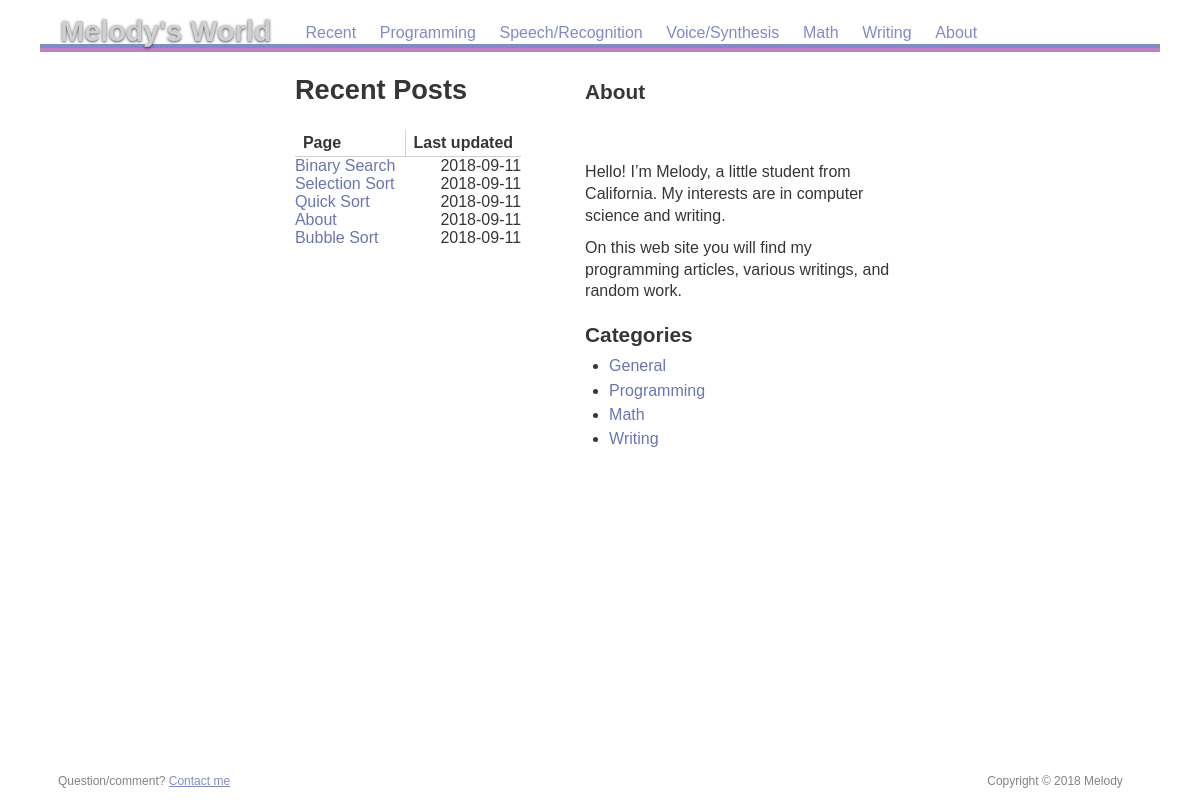
Before: /recent with the older database file.
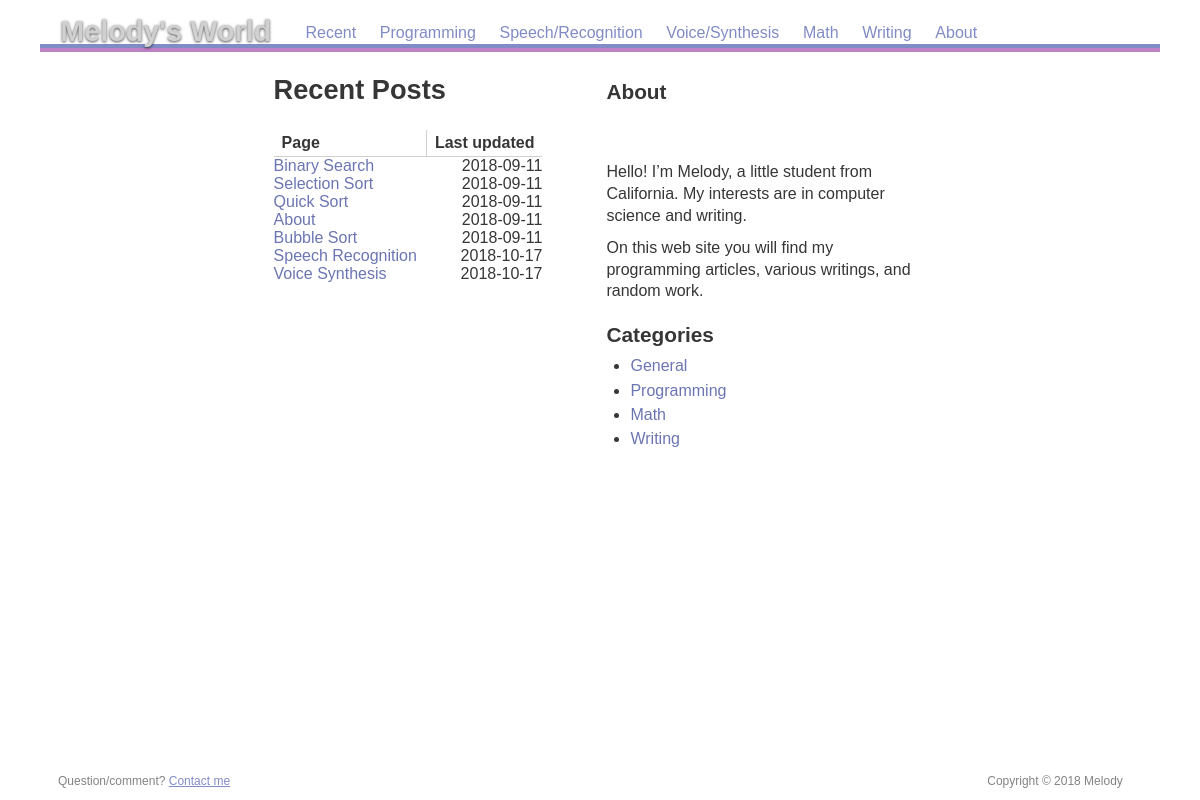
After: the same page with the newer database file.
### app/models.py (models this page shows, shortened)
class Post(db.Model):
    __tablename__ = "posts"
    id = db.Column(db.Integer, primary_key=True)
    title = db.Column(db.String, nullable=False)
    slug = db.Column(db.String(255), nullable=False)
    body  = db.Column(db.String,unique=True, nullable=False)
    created_on = db.Column(db.DateTime(), default=datetime.utcnow)
    updated_on = db.Column(db.DateTime(), default=datetime.utcnow, onupdate=datetime.utcnow)
    category_id = db.Column(db.Integer, db.ForeignKey('categories.id'))

### app/__init__.py (the view)
@app.route("/recent")
def recent():
    results = []
    posts_qry = db.session.query(Post)
    articles = posts_qry.all()
    if not articles:
        flash('No posts found!')
        return redirect('/')
    else:
        return render_template('recent.html', posts = articles)

### app/templates/recent.html (shortened to what this page needs)
{% extends "base.html" %}
{% block content %}
<div id="maintable">
	<div>
	<h1>Recent Posts</h1>
	<table id="recentpages">
		<thead>
			<tr>
				<th>Page</th>
				<th>Last updated</th>
			</tr>
		</thead>
		<tbody>
		 {% for post in posts %}
		 <tr><td><a href="/page/{{post.slug}}">{{post.title}}</a></td><td><time>{{post.updated_on.strftime('%Y-%m-%d') }}</time></td></tr>
		 {% endfor %}
		</tbody>
	</table>
</div>
<div>
	<h2>About</h2>
 <br>
  <br>
		<p>Hello! I’m Melody, a little student from California. My interests are in computer science and writing.</p>
		<p>On this web site you will find my programming articles, various writings, and random work.</p>
		<section id="categories">
			<h2>Categories</h2>
			<ul>
				<li><a href="/category/general">General</a></li>
				<li><a href="/category/programming">Programming</a></li>
				<li><a href="/category/math">Math</a></li>
				<li><a href="/category/writing">Writing</a></li>
			</ul>
		</section>
	</div>
</div>
 {% endblock %}

### app/templates/base.html (shortened to what this page needs)
<!DOCTYPE html>
<html xmlns="http://www.w3.org/1999/xhtml" xml:lang="en" lang="en">
<head>
        <link rel="stylesheet" href="{{ url_for('static', filename='res/css/common.css') }}" media="all">
        <link rel="stylesheet" href="{{ url_for('static', filename='res/css/screen.css') }}" media="screen">
        <link rel="stylesheet" href="{{ url_for('static', filename='res/css/print.css') }}" media="print">
</head>
<header><h1><a href="/">Melody's  World</a></h1><nav id="headnav">
<ul>
<li><a href="/recent">Recent</a></li>
<li><a href="/category/programming">Programming</a></li>
<li><a href="/page/speech-recognition">Speech/Recognition</a></li>
<li><a href="/page/voice-synthesis">Voice/Synthesis</a></li>
<li><a href="/category/math">Math </a></li>
<li><a href="/category/writing">Writing</a></li>
<li><a href="/page/about">About</a></li>
</ul></nav></header>
<hr/>
<body>
<div id="main">
<article>
 {% block content %}
 {% endblock %}
</article>
</div>
<footer id="feedback">
	<p>Question/comment? <a href="/page/about#contact">Contact me</a></p>
	<p><a href="/page/about#copyright" id="copyrightlink" title="Copyright information">Copyright © 2018 Melody</a></p>
</footer>
</body>
</html>

### app/static/res/css/common.css (style rules this page uses)
html { margin: 0; padding: 0; border: none; text-indent: 0; tab-size: 4; -moz-tab-size: 4; }
body, h1, h2, h3, p, pre, blockquote, hr, ul, ol, li, dl, dt, dd, table, thead, tbody, tfoot, tr, th, td, img, object, iframe, abbr { margin: 0; padding: 0; border: none; background: transparent; font-size: inherit; font-weight: inherit; line-height: inherit; text-indent: inherit; }
hr { display: none; }
header, nav, article, section, footer { display: block; }
time { display: inline; }
article table { display: block; }
article td, article th { vertical-align: top; }

### app/static/res/css/screen.css (style rules this page uses)
html { height: 100%; background-color: #ffffff; background-repeat: repeat; background-size: 41.7em; font-family: "Avenir LT Std", sans-serif; color: #000000; }
body { max-width: 70em; min-height: 100%; margin-left: auto; margin-right: auto; display: flex; flex-direction: column; }
#main { flex-grow: 1; flex-shrink: 1; display: flex; flex-direction: row; }
article { min-width: 20em; flex-grow: 1; flex-shrink: 1; padding: 0em 1.5em 1.0em; background-color: #FFFFFF; color: #363636; overflow-x: auto; }
#feedback { padding: 1.0em 1.5em 1.0em; display: flex; flex-direction: row; justify-content: space-between; font-size: 75%; color: #838383; }
header a { text-decoration: none; color: inherit; transition: color 0.20s linear; }
header h1 { display: inline-block; padding: 0.5em 0.7em 0em; position: relative; top: 0.10em; font-size: 180%; font-weight: bold; line-height: 1; color: #D0D0D0; text-shadow: 0em 0.05em 0.1em rgba(0,0,0,0.7); }
header + hr { display: block; border-top: 0.3em solid #818BC5; border-bottom: 0.3em solid #BE81C5; }
#headnav, #headnav ul, #headnav li { display: inline; }
#headnav ul { list-style-type: none; }
#headnav a { display: inline-block; padding: 0.3em 0.6em 0.1em; text-decoration: none; border-top-left-radius: 0.5em; border-top-right-radius: 0.5em; transition: background-color 0.15s linear; }
#headnav a:link, footer a:link { color: #818BC5; }
article h1 { margin-top: 0.8em; margin-bottom: 0.8em; text-align: left; font-size: 170%; font-weight: bold; }
article h2 { margin-top: 1.0em; margin-bottom: 0.5em; font-size: 130%; font-weight: bold; }
article p { max-width: 35em; margin: 0.7em 0em; line-height: 1.35; }
article ul { margin: 0.5em 0em 1.0em; }
article li { margin: 0.4em 0em 0.4em 1.5em; }
article table { margin: 1.5em 0em; border-collapse: collapse; }
article td, article th { padding: 0.25em 0.5em; border: 1px solid #D0D0D0; }
article th { font-weight: bold; text-align: center; }
article a:link { color: #6B75B2; }
#copyrightlink, #datelink { color: inherit; text-decoration: none; }
#feedback > p:nth-child(2) { margin-left: 1.6em; margin-right: 1.6em; }
@media (min-width: 70em) { article { border-bottom-left-radius: 0.5em; } }
@media (min-width: 70em) { #main > *:last-child { border-bottom-right-radius: 0.5em; } }

### app/static/res/css/print.css (style rules this page uses)
html { font-family: "Times New Roman", serif; max-width: 60em; margin-left: auto; margin-right: auto; }
h1, h2, h3 { font-family: "Avenir LT Std", sans-serif; }
h1 { margin-top: 1.0em; margin-bottom: 1.0em; text-align: center; font-size: 140%; font-weight: bold; }
h2 { margin-top: 1.5em; margin-bottom: 0.8em; font-size: 120%; font-weight: bold; }
p { max-width: 35em; margin: 0.8em 0em; text-align: justify; line-height: 1.2; hyphens: auto; }
ul { margin: 0.5em 0em 1.0em; }
li { margin: 0.5em 0em 0.5em 1.5em; }
table { margin: 1.5em 0em; border-collapse: collapse; }
td, th { padding: 0.3em 0.5em; border: 1px solid #808080; }
header h1 { border-bottom: 1px solid #000000; text-align: right; font-size: 80%; font-weight: normal; }
header a { text-decoration: none; color: inherit; }
#headnav, #sidebar, article > nav { display: none; }
#copyrightlink, #datelink { color: inherit; text-decoration: none; }
#feedback { margin-top: 1em; font-size: 70%; display: flex; flex-direction: row; justify-content: space-between; }
#feedback > p { padding: 0em 1.0em; }
#feedback > p:first-child { padding-left: 0em; }
#feedback > p:last-child { padding-right: 0em; }

Changed rows visible on the page:
added Post: title "Speech Recognition", updated_on "2018-10-17"
added Post: title "Voice Synthesis", updated_on "2018-10-17"
